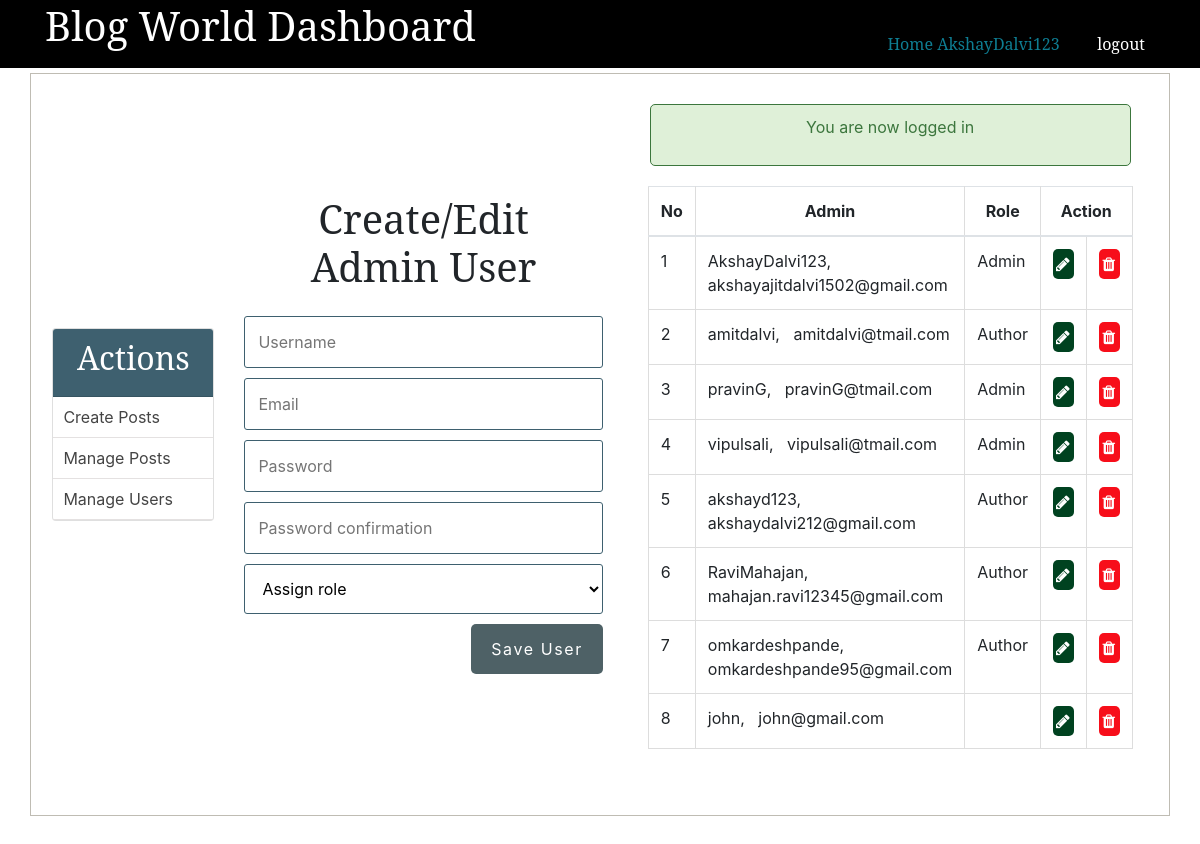
Screenshot of /admin/users.php (signed in) with the database file from the repository.
### tables this page shows
CREATE TABLE `users` (
  `id` int(11) NOT NULL,
  `username` varchar(255) NOT NULL,
  `email` varchar(255) NOT NULL,
  `role` enum('Author','Admin') DEFAULT NULL,
  `password` varchar(255) NOT NULL,
  `created_at` timestamp NULL DEFAULT current_timestamp(),
  `updated_at` timestamp NULL DEFAULT NULL
);

### admin/main/admin_functions.php (called while the page is built, shortened)
<?php
$isEditingUser = false;
$username = "";
$email = "";
function getAdminUsers(){
	global $conn, $roles;
	$sql = "SELECT * FROM users";
	$result = mysqli_query($conn, $sql);
	$users = mysqli_fetch_all($result, MYSQLI_ASSOC);
	return $users;
}
?>

### admin/users.php (the view, shortened to what this page needs)
<?php  include('../config.php'); ?>
<?php  include(ROOT_PATH . '/admin/main/admin_functions.php'); ?>
<?php
	$admins = getAdminUsers();
?>
<?php include(ROOT_PATH . '/admin/main/head_section.php'); ?>
</head>
<body>
	<?php include(ROOT_PATH . '/admin/main/navbar.php') ?>
	<div class="container content row justify-content-center align-items-center">
		<?php include(ROOT_PATH . '/admin/main/menu.php') ?>
		<div class="action">
			<h1 class="page-title">Create/Edit Admin User</h1>
			<form method="post" action="<?php echo BASE_URL . 'admin/users.php'; ?>" >
				<input type="text" name="username" value="<?php echo $username; ?>" placeholder="Username">
				<input type="email" name="email" value="<?php echo $email ?>" placeholder="Email">
				<input type="password" name="password" placeholder="Password">
				<input type="password" name="passwordConfirmation" placeholder="Password confirmation">
				<select name="role">
					<option value="" selected disabled>Assign role</option>
				</select>
				<?php if ($isEditingUser === true): ?>
					<button type="submit" class="btn" name="update_admin">UPDATE</button>
				<?php else: ?>
					<button type="submit" class="btn" name="create_admin">Save User</button>
				<?php endif ?>
			</form>
		</div>
		<div class="table-div">
			<?php include(ROOT_PATH . '/admin/main/messages.php') ?>
			<?php if (empty($admins)): ?>
				<h1>No admins in the database.</h1>
			<?php else: ?>
				<table class="table">
					<thead>
						<th>No</th>
						<th>Admin</th>
						<th>Role</th>
						<th colspan="2">Action</th>
					</thead>
					<tbody>
					<?php foreach ($admins as $key => $admin): ?>
						<tr>
							<td><?php echo $key + 1; ?></td>
							<td>
								<?php echo $admin['username']; ?>, &nbsp;
								<?php echo $admin['email']; ?>
							</td>
							<td><?php echo $admin['role']; ?></td>
							<td>
								<a class="fa fa-pencil btn edit"
									href="users.php?edit-admin=<?php echo $admin['id'] ?>">
								</a>
							</td>
							<td>
								<a class="fa fa-trash btn delete"
									 href="users.php?delete-admin=<?php echo $admin['id'] ?>">
								</a>
							</td>
						</tr>
					<?php endforeach ?>
					</tbody>
				</table>
			<?php endif ?>
		</div>
	</div>
</body>
</html>

### style/css/adminMain.css (style rules this page uses)
* { margin:0px;padding:0px }
a { text-decoration:none;color:#0e7d92 }
h1,h2,h3,h4,h5,h6 { font-family:"Noto Serif",serif }
form { width:60%;margin:5px auto;padding-bottom:50px }
form input[type=file],input[type=email],input[type=password],input[type=text],form select,form textarea { width:100%;display:block;padding:13px 13px;font-size:1em;margin:5px auto 10px;border-radius:3px;box-sizing:border-box;background:transparent;border:1px solid #3e606f }
form button { float:right;margin-left:24% }
.btn { color:#fff;background:#4e6166;text-align:center;border:none;border-radius:5px;display:block;letter-spacing:.1em;padding:13px 20px;text-decoration:none }
table { border-collapse:collapse;width:70%;margin:20px auto }
th,td { padding:8px;text-align:left;border:1px solid #ddd }
th { text-align:center }
.table-div { float:left;width:47% }
.table-div table { width:90% }
.table-div a.fa { color:#fff;padding:3px }
.table-div .edit { background:#004220 }
.table-div .delete { background:#f70e1a }
.container { width:95%;margin:5px auto 50px;border:1px solid #bfbcb3;padding:10px 0px 50px }
.container:after { content:"";display:block;clear:both }
.container.content .action { width:35%;float:left;text-align:center }
.container.content .action form { width:90% }
.container.content .action .page-title { margin:25px }

### rows the page displays
users: username "AkshayDalvi123", email "akshayajitdalvi1502@gmail.com", role "Admin"
users: username "amitdalvi", email "amitdalvi@tmail.com", role "Author"
users: username "pravinG", email "pravinG@tmail.com", role "Admin"
users: username "vipulsali", email "vipulsali@tmail.com", role "Admin"
users: username "akshayd123", email "akshaydalvi212@gmail.com", role "Author"
users: username "RaviMahajan", email "mahajan.ravi12345@gmail.com", role "Author"
users: username "omkardeshpande", email "omkardeshpande95@gmail.com", role "Author"
users: username "john", email "john@gmail.com"

### other values shown
$_SESSION['user']['username'] "AkshayDalvi123"
$_SESSION['message'] "You are now logged in"
